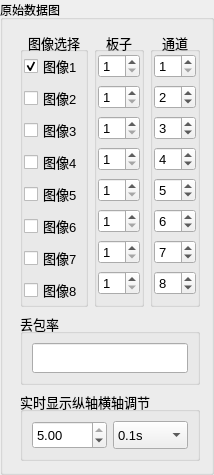
           <widget class="QGroupBox" name="groupBox_3">
            <property name="title">
             <string>原始数据图</string>
            </property>
            <layout class="QHBoxLayout" name="horizontalLayout_3" stretch="1,0">
             <item>
              <widget class="QCustomPlot" name="customPlot_realtime" native="true"/>
             </item>
             <item>
              <layout class="QVBoxLayout" name="verticalLayout" stretch="3,0,0">
               <item>
                <layout class="QHBoxLayout" name="horizontalLayout_4">
                 <item>
                  <widget class="QGroupBox" name="groupBox_13">
                   <property name="sizePolicy">
                    <sizepolicy hsizetype="Fixed" vsizetype="Preferred">
                     <horstretch>0</horstretch>
                     <verstretch>0</verstretch>
                    </sizepolicy>
                   </property>
                   <property name="minimumSize">
                    <size>
                     <width>20</width>
                     <height>0</height>
                    </size>
                   </property>
                   <property name="maximumSize">
                    <size>
                     <width>68</width>
                     <height>16777215</height>
                    </size>
                   </property>
                   <property name="font">
                    <font>
                     <pointsize>10</pointsize>
                    </font>
                   </property>
                   <property name="title">
                    <string>图像选择</string>
                   </property>
                   <property name="alignment">
                    <set>Qt::AlignCenter</set>
                   </property>
                   <layout class="QHBoxLayout" name="horizontalLayout_9">
                    <property name="spacing">
                     <number>6</number>
                    </property>
                    <property name="leftMargin">
                     <number>1</number>
                    </property>
                    <property name="topMargin">
                     <number>1</number>
                    </property>
                    <property name="rightMargin">
                     <number>1</number>
                    </property>
                    <property name="bottomMargin">
                     <number>1</number>
                    </property>
                    <item>
                     <layout class="QVBoxLayout" name="verticalLayout_7">
                      <item>
                       <widget class="QCheckBox" name="graph1">
                        <property name="font">
                         <font>
                          <pointsize>10</pointsize>
                         </font>
                        </property>
                        <property name="text">
                         <string>图像1</string>
                        </property>
                        <property name="checked">
                         <bool>true</bool>
                        </property>
                       </widget>
                      </item>
                      <item alignment="Qt::AlignHCenter">
                       <widget class="QCheckBox" name="graph2">
                        <property name="font">
                         <font>
                          <pointsize>10</pointsize>
                         </font>
                        </property>
                        <property name="text">
                         <string>图像2</string>
                        </property>
                        <property name="checked">
                         <bool>false</bool>
                        </property>
                       </widget>
                      </item>
                      <item alignment="Qt::AlignHCenter">
                       <widget class="QCheckBox" name="graph3">
                        <property name="font">
                         <font>
                          <pointsize>10</pointsize>
                         </font>
                        </property>
                        <property name="text">
                         <string>图像3</string>
                        </property>
                       </widget>
                      </item>
                      <item alignment="Qt::AlignHCenter">
                       <widget class="QCheckBox" name="graph4">
                        <property name="font">
                         <font>
                          <pointsize>10</pointsize>
                         </font>
                        </property>
                        <property name="text">
                         <string>图像4</string>
                        </property>
                       </widget>
                      </item>
                      <item alignment="Qt::AlignHCenter">
                       <widget class="QCheckBox" name="graph5">
                        <property name="font">
                         <font>
                          <pointsize>10</pointsize>
                         </font>
                        </property>
                        <property name="text">
                         <string>图像5</string>
                        </property>
                       </widget>
                      </item>
                      <item alignment="Qt::AlignHCenter">
                       <widget class="QCheckBox" name="graph6">
                        <property name="font">
                         <font>
                          <pointsize>10</pointsize>
                         </font>
                        </property>
                        <property name="text">
                         <string>图像6</string>
                        </property>
                       </widget>
                      </item>
                      <item alignment="Qt::AlignHCenter">
                       <widget class="QCheckBox" name="graph7">
                        <property name="font">
                         <font>
                          <pointsize>10</pointsize>
                         </font>
                        </property>
                        <property name="text">
                         <string>图像7</string>
                        </property>
                       </widget>
                      </item>
                      <item alignment="Qt::AlignHCenter">
                       <widget class="QCheckBox" name="graph8">
                        <property name="font">
                         <font>
                          <pointsize>10</pointsize>
                         </font>
                        </property>
                        <property name="text">
                         <string>图像8</string>
                        </property>
                       </widget>
                      </item>
                     </layout>
                    </item>
                   </layout>
                  </widget>
                 </item>
                 <item>
                  <widget class="QGroupBox" name="groupBox_4">
                   <property name="sizePolicy">
                    <sizepolicy hsizetype="Fixed" vsizetype="Preferred">
                     <horstretch>0</horstretch>
                     <verstretch>0</verstretch>
                    </sizepolicy>
                   </property>
                   <property name="minimumSize">
                    <size>
                     <width>50</width>
                     <height>0</height>
                    </size>
                   </property>
                   <property name="maximumSize">
                    <size>
                     <width>50</width>
                     <height>16777215</height>
                    </size>
                   </property>
                   <property name="font">
                    <font>
                     <pointsize>10</pointsize>
                    </font>
                   </property>
                   <property name="title">
                    <string>板子</string>
                   </property>
                   <property name="alignment">
                    <set>Qt::AlignCenter</set>
                   </property>
                   <layout class="QHBoxLayout" name="horizontalLayout_5">
                    <property name="spacing">
                     <number>6</number>
                    </property>
                    <property name="leftMargin">
                     <number>1</number>
                    </property>
                    <property name="topMargin">
                     <number>1</number>
                    </property>
                    <property name="rightMargin">
                     <number>1</number>
                    </property>
                    <property name="bottomMargin">
                     <number>1</number>
                    </property>
                    <item>
                     <layout class="QVBoxLayout" name="verticalLayout_8">
                      <item>
                       <widget class="QSpinBox" name="spinBox_board1">
                        <property name="font">
                         <font>
                          <pointsize>10</pointsize>
                         </font>
                        </property>
                        <property name="minimum">
                         <number>1</number>
                        </property>
                        <property name="maximum">
                         <number>11</number>
                        </property>
                        <property name="value">
                         <number>1</number>
                        </property>
                       </widget>
                      </item>
                      <item>
                       <widget class="QSpinBox" name="spinBox_board2">
                        <property name="font">
                         <font>
                          <pointsize>10</pointsize>
                         </font>
                        </property>
                        <property name="minimum">
                         <number>1</number>
                        </property>
                        <property name="maximum">
                         <number>11</number>
                        </property>
                        <property name="value">
                         <number>1</number>
                        </property>
                       </widget>
                      </item>
                      <item>
                       <widget class="QSpinBox" name="spinBox_board3">
                        <property name="font">
                         <font>
                          <pointsize>10</pointsize>
                         </font>
                        </property>
                        <property name="minimum">
                         <number>1</number>
                        </property>
                        <property name="maximum">
                         <number>11</number>
                        </property>
                        <property name="value">
                         <number>1</number>
                        </property>
                       </widget>
                      </item>
                      <item>
                       <widget class="QSpinBox" name="spinBox_board4">
                        <property name="font">
                         <font>
                          <pointsize>10</pointsize>
                         </font>
                        </property>
                        <property name="minimum">
                         <number>1</number>
                        </property>
                        <property name="maximum">
                         <number>11</number>
                        </property>
                        <property name="value">
                         <number>1</number>
                        </property>
                       </widget>
                      </item>
                      <item>
                       <widget class="QSpinBox" name="spinBox_board5">
                        <property name="font">
                         <font>
                          <pointsize>10</pointsize>
                         </font>
                        </property>
                        <property name="minimum">
                         <number>1</number>
                        </property>
                        <property name="maximum">
                         <number>11</number>
                        </property>
                        <property name="value">
                         <number>1</number>
                        </property>
                       </widget>
                      </item>
                      <item>
                       <widget class="QSpinBox" name="spinBox_board6">
                        <property name="font">
                         <font>
                          <pointsize>10</pointsize>
                         </font>
                        </property>
                        <property name="minimum">
                         <number>1</number>
                        </property>
                        <property name="maximum">
                         <number>11</number>
                        </property>
                        <property name="value">
                         <number>1</number>
                        </property>
                       </widget>
                      </item>
                      <item>
                       <widget class="QSpinBox" name="spinBox_board7">
                        <property name="font">
                         <font>
                          <pointsize>10</pointsize>
                         </font>
                        </property>
                        <property name="minimum">
                         <number>1</number>
                        </property>
                        <property name="maximum">
                         <number>11</number>
                        </property>
                        <property name="value">
                         <number>1</number>
                        </property>
                       </widget>
                      </item>
                      <item>
                       <widget class="QSpinBox" name="spinBox_board8">
                        <property name="font">
                         <font>
                          <pointsize>10</pointsize>
                         </font>
                        </property>
                        <property name="minimum">
                         <number>1</number>
                        </property>
                        <property name="maximum">
                         <number>11</number>
                        </property>
                        <property name="singleStep">
                         <number>1</number>
                        </property>
                        <property name="value">
                         <number>1</number>
                        </property>
                       </widget>
                      </item>
                     </layout>
                    </item>
                   </layout>
                  </widget>
                 </item>
                 <item>
                  <widget class="QGroupBox" name="groupBox_12">
                   <property name="sizePolicy">
                    <sizepolicy hsizetype="Fixed" vsizetype="Preferred">
                     <horstretch>0</horstretch>
                     <verstretch>0</verstretch>
                    </sizepolicy>
                   </property>
                   <property name="minimumSize">
                    <size>
                     <width>50</width>
                     <height>0</height>
                    </size>
                   </property>
                   <property name="maximumSize">
                    <size>
                     <width>50</width>
                     <height>16777215</height>
                    </size>
                   </property>
                   <property name="font">
                    <font>
                     <pointsize>10</pointsize>
                    </font>
                   </property>
                   <property name="title">
                    <string>通道</string>
                   </property>
                   <property name="alignment">
                    <set>Qt::AlignCenter</set>
                   </property>
                   <layout class="QHBoxLayout" name="horizontalLayout_8">
                    <property name="spacing">
                     <number>6</number>
                    </property>
                    <property name="leftMargin">
                     <number>1</number>
                    </property>
                    <property name="topMargin">
                     <number>1</number>
                    </property>
                    <property name="rightMargin">
                     <number>1</number>
                    </property>
                    <property name="bottomMargin">
                     <number>1</number>
                    </property>
                    <item>
                     <layout class="QVBoxLayout" name="verticalLayout_9">
                      <item>
                       <widget class="QSpinBox" name="spinBox_channel1">
                        <property name="font">
                         <font>
                          <pointsize>10</pointsize>
                         </font>
                        </property>
                        <property name="minimum">
                         <number>1</number>
                        </property>
                        <property name="maximum">
                         <number>16</number>
                        </property>
                        <property name="value">
                         <number>1</number>
                        </property>
                       </widget>
                      </item>
                      <item>
                       <widget class="QSpinBox" name="spinBox_channel2">
                        <property name="font">
                         <font>
                          <pointsize>10</pointsize>
                         </font>
                        </property>
                        <property name="minimum">
                         <number>1</number>
                        </property>
                        <property name="maximum">
                         <number>16</number>
                        </property>
                        <property name="value">
                         <number>2</number>
                        </property>
                       </widget>
                      </item>
                      <item>
                       <widget class="QSpinBox" name="spinBox_channel3">
                        <property name="font">
                         <font>
                          <pointsize>10</pointsize>
                         </font>
                        </property>
                        <property name="minimum">
                         <number>1</number>
                        </property>
                        <property name="maximum">
                         <number>16</number>
                        </property>
                        <property name="value">
                         <number>3</number>
                        </property>
                       </widget>
                      </item>
                      <item>
                       <widget class="QSpinBox" name="spinBox_channel4">
                        <property name="font">
                         <font>
                          <pointsize>10</pointsize>
                         </font>
                        </property>
                        <property name="minimum">
                         <number>1</number>
                        </property>
                        <property name="maximum">
                         <number>16</number>
                        </property>
                        <property name="value">
                         <number>4</number>
                        </property>
                       </widget>
                      </item>
                      <item>
                       <widget class="QSpinBox" name="spinBox_channel5">
                        <property name="font">
                         <font>
                          <pointsize>10</pointsize>
                         </font>
                        </property>
                        <property name="minimum">
                         <number>1</number>
                        </property>
                        <property name="maximum">
                         <number>16</number>
                        </property>
                        <property name="value">
                         <number>5</number>
                        </property>
                       </widget>
                      </item>
                      <item>
                       <widget class="QSpinBox" name="spinBox_channel6">
                        <property name="font">
                         <font>
                          <pointsize>10</pointsize>
                         </font>
                        </property>
                        <property name="minimum">
                         <number>1</number>
                        </property>
                        <property name="maximum">
                         <number>16</number>
                        </property>
                        <property name="value">
                         <number>6</number>
                        </property>
                       </widget>
                      </item>
                      <item>
                       <widget class="QSpinBox" name="spinBox_channel7">
                        <property name="font">
                         <font>
                          <pointsize>10</pointsize>
                         </font>
                        </property>
                        <property name="minimum">
                         <number>1</number>
                        </property>
                        <property name="maximum">
                         <number>16</number>
                        </property>
                        <property name="value">
                         <number>7</number>
                        </property>
                       </widget>
                      </item>
                      <item>
                       <widget class="QSpinBox" name="spinBox_channel8">
                        <property name="font">
                         <font>
                          <pointsize>10</pointsize>
                         </font>
                        </property>
                        <property name="minimum">
                         <number>1</number>
                        </property>
                        <property name="maximum">
                         <number>16</number>
                        </property>
                        <property name="value">
                         <number>8</number>
                        </property>
                       </widget>
                      </item>
                     </layout>
                    </item>
                   </layout>
                  </widget>
                 </item>
                </layout>
               </item>
               <item>
                <widget class="QGroupBox" name="groupBox_29">
                 <property name="font">
                  <font>
                   <pointsize>10</pointsize>
                  </font>
                 </property>
                 <property name="title">
                  <string>丢包率</string>
                 </property>
                 <layout class="QHBoxLayout" name="horizontalLayout_25">
                  <item>
                   <widget class="QLineEdit" name="lEdit_packet_loss_rate">
                    <property name="sizePolicy">
                     <sizepolicy hsizetype="Preferred" vsizetype="Fixed">
                      <horstretch>0</horstretch>
                      <verstretch>0</verstretch>
                     </sizepolicy>
                    </property>
                    <property name="minimumSize">
                     <size>
                      <width>0</width>
                      <height>30</height>
                     </size>
                    </property>
                    <property name="maximumSize">
                     <size>
                      <width>16777215</width>
                      <height>16777215</height>
                     </size>
                    </property>
                    <property name="font">
                     <font>
                      <pointsize>10</pointsize>
                     </font>
                    </property>
                    <property name="readOnly">
                     <bool>true</bool>
                    </property>
                    <property name="cursorMoveStyle">
                     <enum>Qt::LogicalMoveStyle</enum>
                    </property>
                   </widget>
                  </item>
                 </layout>
                </widget>
               </item>
               <item>
                <widget class="QGroupBox" name="groupBox_8">
                 <property name="font">
                  <font>
                   <pointsize>10</pointsize>
                  </font>
                 </property>
                 <property name="title">
                  <string>实时显示纵轴横轴调节</string>
                 </property>
                 <layout class="QHBoxLayout" name="horizontalLayout_21">
                  <item>
                   <widget class="QDoubleSpinBox" name="doubleSpinBox">
                    <property name="sizePolicy">
                     <sizepolicy hsizetype="Minimum" vsizetype="Fixed">
                      <horstretch>0</horstretch>
                      <verstretch>0</verstretch>
                     </sizepolicy>
                    </property>
                    <property name="minimumSize">
                     <size>
                      <width>0</width>
                      <height>28</height>
                     </size>
                    </property>
                    <property name="minimum">
                     <double>0.010000000000000</double>
                    </property>
                    <property name="maximum">
                     <double>5.000000000000000</double>
                    </property>
                    <property name="singleStep">
                     <double>0.010000000000000</double>
                    </property>
                    <property name="value">
                     <double>5.000000000000000</double>
                    </property>
                   </widget>
                  </item>
                  <item>
                   <widget class="QComboBox" name="cBox_xAxis">
                    <property name="sizePolicy">
                     <sizepolicy hsizetype="Minimum" vsizetype="Fixed">
                      <horstretch>0</horstretch>
                      <verstretch>0</verstretch>
                     </sizepolicy>
                    </property>
                    <property name="minimumSize">
                     <size>
                      <width>0</width>
                      <height>28</height>
                     </size>
                    </property>
                    <property name="font">
                     <font>
                      <pointsize>10</pointsize>
                      <bold>false</bold>
                     </font>
                    </property>
                    <property name="editable">
                     <bool>false</bool>
                    </property>
                    <property name="currentText">
                     <string>0.1s</string>
                    </property>
                    <property name="currentIndex">
                     <number>0</number>
                    </property>
                    <item>
                     <property name="text">
                      <string>0.1s</string>
                     </property>
                    </item>
                    <item>
                     <property name="text">
                      <string>1s</string>
                     </property>
                    </item>
                   </widget>
                  </item>
                 </layout>
                </widget>
               </item>
              </layout>
             </item>
            </layout>
           </widget>
